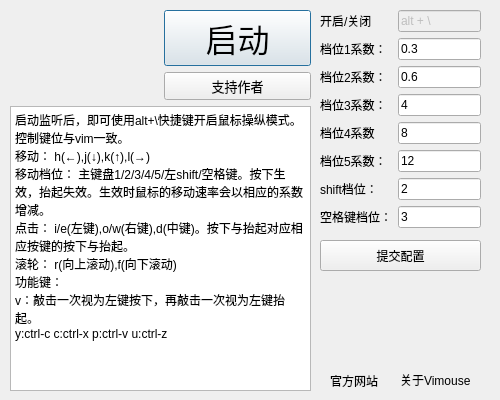
<?xml version="1.0" encoding="UTF-8"?>
<ui version="4.0">
 <class>Dialog</class>
 <widget class="QDialog" name="Dialog">
  <property name="geometry">
   <rect>
    <x>0</x>
    <y>0</y>
    <width>500</width>
    <height>400</height>
   </rect>
  </property>
  <property name="windowTitle">
   <string>Dialog</string>
  </property>
  <widget class="QWidget" name="formLayoutWidget">
   <property name="geometry">
    <rect>
     <x>320</x>
     <y>10</y>
     <width>161</width>
     <height>221</height>
    </rect>
   </property>
   <layout class="QFormLayout" name="formLayout">
    <item row="0" column="0">
     <widget class="QLabel" name="Label">
      <property name="text">
       <string>开启/关闭</string>
      </property>
     </widget>
    </item>
    <item row="0" column="1">
     <widget class="QLineEdit" name="LineEdit">
      <property name="enabled">
       <bool>false</bool>
      </property>
      <property name="text">
       <string>alt + \</string>
      </property>
     </widget>
    </item>
    <item row="1" column="0">
     <widget class="QLabel" name="1Label">
      <property name="text">
       <string>档位1系数：</string>
      </property>
     </widget>
    </item>
    <item row="1" column="1">
     <widget class="QLineEdit" name="1LineEdit">
      <property name="text">
       <string>0.3</string>
      </property>
     </widget>
    </item>
    <item row="2" column="0">
     <widget class="QLabel" name="2Label">
      <property name="text">
       <string>档位2系数：</string>
      </property>
     </widget>
    </item>
    <item row="2" column="1">
     <widget class="QLineEdit" name="2LineEdit">
      <property name="text">
       <string>0.6</string>
      </property>
     </widget>
    </item>
    <item row="3" column="0">
     <widget class="QLabel" name="3Label">
      <property name="text">
       <string>档位3系数：</string>
      </property>
     </widget>
    </item>
    <item row="3" column="1">
     <widget class="QLineEdit" name="3LineEdit">
      <property name="text">
       <string>4</string>
      </property>
     </widget>
    </item>
    <item row="4" column="0">
     <widget class="QLabel" name="4Label">
      <property name="text">
       <string>档位4系数</string>
      </property>
     </widget>
    </item>
    <item row="4" column="1">
     <widget class="QLineEdit" name="4LineEdit">
      <property name="text">
       <string>8</string>
      </property>
     </widget>
    </item>
    <item row="5" column="0">
     <widget class="QLabel" name="5Label">
      <property name="text">
       <string>档位5系数：</string>
      </property>
     </widget>
    </item>
    <item row="5" column="1">
     <widget class="QLineEdit" name="5LineEdit">
      <property name="text">
       <string>12</string>
      </property>
     </widget>
    </item>
    <item row="6" column="0">
     <widget class="QLabel" name="shiftLabel">
      <property name="text">
       <string>shift档位：</string>
      </property>
     </widget>
    </item>
    <item row="6" column="1">
     <widget class="QLineEdit" name="shiftLineEdit">
      <property name="text">
       <string>2</string>
      </property>
     </widget>
    </item>
    <item row="7" column="0">
     <widget class="QLabel" name="Label_2">
      <property name="text">
       <string>空格键档位：</string>
      </property>
     </widget>
    </item>
    <item row="7" column="1">
     <widget class="QLineEdit" name="LineEdit_2">
      <property name="text">
       <string>3</string>
      </property>
     </widget>
    </item>
   </layout>
  </widget>
  <widget class="QWidget" name="gridLayoutWidget">
   <property name="geometry">
    <rect>
     <x>10</x>
     <y>10</y>
     <width>301</width>
     <height>381</height>
    </rect>
   </property>
   <layout class="QGridLayout" name="gridLayout">
    <item row="1" column="0" colspan="2">
     <widget class="QTextBrowser" name="textBrowser_2">
      <property name="html">
       <string>&lt;!DOCTYPE HTML PUBLIC &quot;-//W3C//DTD HTML 4.0//EN&quot; &quot;http://www.w3.org/TR/REC-html40/strict.dtd&quot;&gt;
&lt;html&gt;&lt;head&gt;&lt;meta name=&quot;qrichtext&quot; content=&quot;1&quot; /&gt;&lt;meta charset=&quot;utf-8&quot; /&gt;&lt;style type=&quot;text/css&quot;&gt;
p, li { white-space: pre-wrap; }
hr { height: 1px; border-width: 0; }
&lt;/style&gt;&lt;/head&gt;&lt;body style=&quot; font-family:'Microsoft YaHei UI'; font-size:9pt; font-weight:400; font-style:normal;&quot;&gt;
&lt;p style=&quot; margin-top:0px; margin-bottom:0px; margin-left:0px; margin-right:0px; -qt-block-indent:0; text-indent:0px;&quot;&gt;启动监听后，即可使用alt+\快捷键开启鼠标操纵模式。控制键位与vim一致。&lt;/p&gt;
&lt;p style=&quot; margin-top:0px; margin-bottom:0px; margin-left:0px; margin-right:0px; -qt-block-indent:0; text-indent:0px;&quot;&gt;移动： h(←),j(↓),k(↑),l(→)&lt;/p&gt;
&lt;p style=&quot; margin-top:0px; margin-bottom:0px; margin-left:0px; margin-right:0px; -qt-block-indent:0; text-indent:0px;&quot;&gt;移动档位： 主键盘1/2/3/4/5/左shift/空格键。按下生效，抬起失效。生效时鼠标的移动速率会以相应的系数增减。&lt;/p&gt;
&lt;p style=&quot; margin-top:0px; margin-bottom:0px; margin-left:0px; margin-right:0px; -qt-block-indent:0; text-indent:0px;&quot;&gt;点击： i/e(左键),o/w(右键),d(中键)。按下与抬起对应相应按键的按下与抬起。&lt;/p&gt;
&lt;p style=&quot; margin-top:0px; margin-bottom:0px; margin-left:0px; margin-right:0px; -qt-block-indent:0; text-indent:0px;&quot;&gt;滚轮： r(向上滚动),f(向下滚动)&lt;/p&gt;
&lt;p style=&quot; margin-top:0px; margin-bottom:0px; margin-left:0px; margin-right:0px; -qt-block-indent:0; text-indent:0px;&quot;&gt;功能键：&lt;/p&gt;
&lt;p style=&quot; margin-top:0px; margin-bottom:0px; margin-left:0px; margin-right:0px; -qt-block-indent:0; text-indent:0px;&quot;&gt;v：敲击一次视为左键按下，再敲击一次视为左键抬起。&lt;/p&gt;
&lt;p style=&quot; margin-top:0px; margin-bottom:0px; margin-left:0px; margin-right:0px; -qt-block-indent:0; text-indent:0px;&quot;&gt;y:ctrl-c c:ctrl-x p:ctrl-v u:ctrl-z&lt;/p&gt;&lt;/body&gt;&lt;/html&gt;</string>
      </property>
     </widget>
    </item>
    <item row="0" column="0">
     <widget class="QLabel" name="label">
      <property name="text">
       <string/>
      </property>
      <property name="pixmap">
       <pixmap resource="src/ui/ui.qrc">:/logo/logo_small.png</pixmap>
      </property>
      <property name="alignment">
       <set>Qt::AlignCenter</set>
      </property>
     </widget>
    </item>
    <item row="0" column="1">
     <layout class="QVBoxLayout" name="verticalLayout">
      <item>
       <widget class="QPushButton" name="pushButton">
        <property name="minimumSize">
         <size>
          <width>0</width>
          <height>24</height>
         </size>
        </property>
        <property name="font">
         <font>
          <pointsize>24</pointsize>
         </font>
        </property>
        <property name="mouseTracking">
         <bool>false</bool>
        </property>
        <property name="text">
         <string>启动</string>
        </property>
       </widget>
      </item>
      <item>
       <widget class="QPushButton" name="pushButton_2">
        <property name="font">
         <font>
          <pointsize>10</pointsize>
         </font>
        </property>
        <property name="text">
         <string>支持作者</string>
        </property>
       </widget>
      </item>
     </layout>
    </item>
   </layout>
  </widget>
  <widget class="QPushButton" name="pushButton_4">
   <property name="geometry">
    <rect>
     <x>320</x>
     <y>240</y>
     <width>161</width>
     <height>31</height>
    </rect>
   </property>
   <property name="text">
    <string>提交配置</string>
   </property>
  </widget>
  <widget class="QLabel" name="label_2">
   <property name="geometry">
    <rect>
     <x>400</x>
     <y>370</y>
     <width>81</width>
     <height>20</height>
    </rect>
   </property>
   <property name="text">
    <string>关于Vimouse</string>
   </property>
  </widget>
  <widget class="QLabel" name="label_3">
   <property name="geometry">
    <rect>
     <x>330</x>
     <y>370</y>
     <width>51</width>
     <height>21</height>
    </rect>
   </property>
   <property name="text">
    <string>官方网站</string>
   </property>
  </widget>
 </widget>
 <resources>
  <include location="src/ui/ui.qrc"/>
 </resources>
 <connections/>
</ui>
